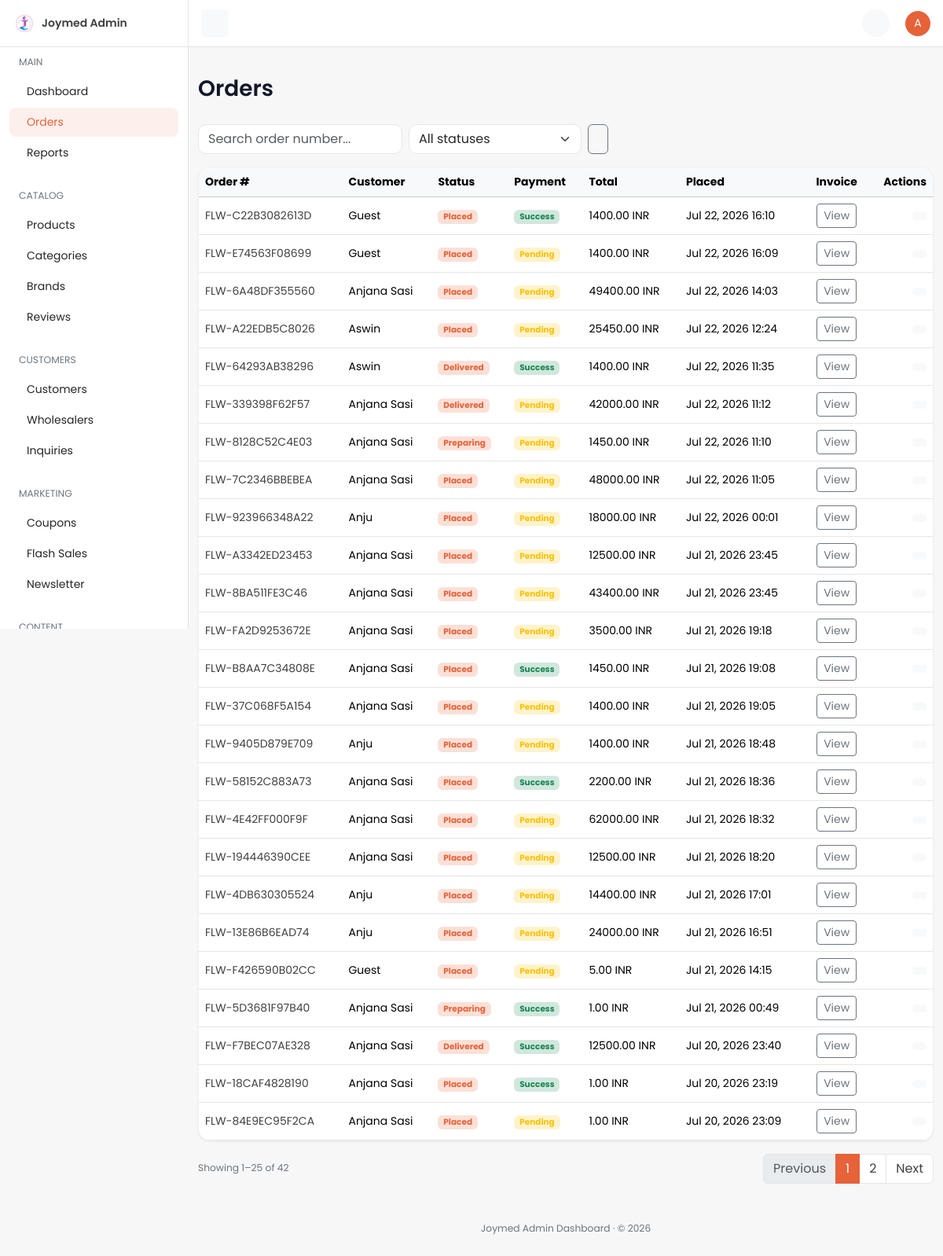
/dashboard/orders/ (signed in), run on an earlier commit of the app's database.
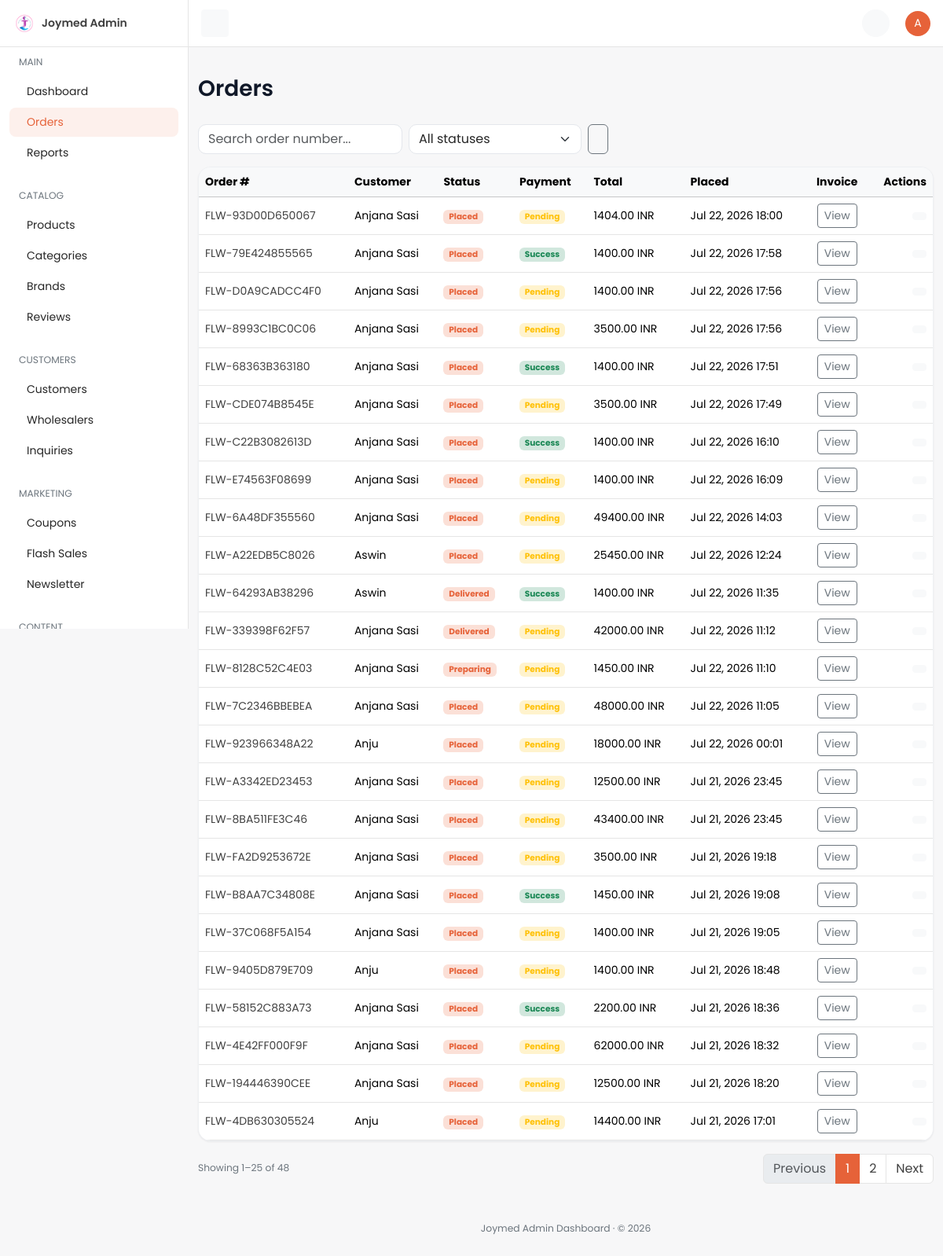
And on a later commit of the database.
### orders/models.py (models this page shows, shortened)
class Order(TimeStampedModel):
    customer_profile = models.ForeignKey(
        "accounts.CustomerProfile",
        on_delete=models.CASCADE,
        related_name="orders",
        null=True,
        blank=True,
        verbose_name="Customer profile",
        help_text="Owner of this order; null for guest checkout.",
    )
    cart = models.ForeignKey(
        "cart.Cart",
        on_delete=models.SET_NULL,
        null=True,
        blank=True,
        related_name="orders",
        verbose_name="Source cart",
    )
    order_number = models.CharField(
        max_length=32,
        unique=True,
        db_index=True,
        verbose_name="Order number",
        help_text="Human-readable unique order reference.",
    )
    idempotency_key = models.CharField(
        max_length=64,
        unique=True,
        null=True,
        blank=True,
        db_index=True,
        verbose_name="Idempotency key",
        help_text="Client-supplied key preventing duplicate order creation.",
    )
    order_status = models.CharField(
        max_length=20,
        choices=OrderStatus.choices,
        default=OrderStatus.RECEIVED,
        db_index=True,
        verbose_name="Order status",
    )
    delivery_date = models.DateField(
        null=True,
        blank=True,
        verbose_name="Delivery date",
        db_index=True,
    )
    subtotal = models.DecimalField(max_digits=12, decimal_places=2, default=0)
    coupon_discount = models.DecimalField(max_digits=12, decimal_places=2, default=0)
    delivery_charge = models.DecimalField(max_digits=12, decimal_places=2, default=0)
    total_amount = models.DecimalField(
        max_digits=12,
        decimal_places=2,
        verbose_name="Total amount",
        help_text="Order total in the customer's checkout currency.",
    )
    currency = models.ForeignKey(
        "core.Currency",
        on_delete=models.PROTECT,
        null=True,
        blank=True,
        related_name="orders",
        verbose_name="Currency",
    )
    delivery_address_snapshot = models.JSONField(
        default=dict,
        verbose_name="Delivery address snapshot",
    )
    invoice_details = models.JSONField(default=dict, verbose_name="Invoice details")
    class Meta:
        verbose_name = "Order"
        verbose_name_plural = "Orders"
        indexes = [
            models.Index(
                fields=["customer_profile", "-created_at"],
                name="ord_customer_created_idx",
            ),
            models.Index(fields=["order_status"], name="orders_order_status_idx"),
            models.Index(fields=["idempotency_key"], name="orders_idempotency_key_idx"),
        ]
        ordering = ["-created_at"]
    @property
    def payment_status_display(self) -> str:
        tx = self.payment_transactions.filter(status="success").last()
        if not tx:
            tx = self.payment_transactions.last()
        if not tx:
            return "Unknown"
        return tx.get_status_display()

### payments/models.py (models this page shows, shortened)
class PaymentTransaction(TimeStampedModel):
    order = models.ForeignKey(
        "orders.Order",
        on_delete=models.CASCADE,
        related_name="payment_transactions",
        verbose_name="Order",
    )
    gateway_key = models.CharField(max_length=40, db_index=True, verbose_name="Gateway key")
    amount = models.DecimalField(max_digits=12, decimal_places=2, verbose_name="Amount")
    currency = models.ForeignKey(
        "core.Currency",
        on_delete=models.PROTECT,
        related_name="payment_transactions",
        verbose_name="Currency",
    )
    status = models.CharField(
        max_length=20,
        choices=PaymentStatus.choices,
        default=PaymentStatus.PENDING,
        db_index=True,
        verbose_name="Status",
    )
    external_intent_id = models.CharField(
        max_length=120,
        blank=True,
        db_index=True,
        verbose_name="External intent ID",
    )
    external_transaction_id = models.CharField(
        max_length=120,
        blank=True,
        verbose_name="External transaction ID",
    )
    metadata = models.JSONField(default=dict, verbose_name="Metadata")
    class Meta:
        verbose_name = "Payment transaction"
        verbose_name_plural = "Payment transactions"
        indexes = [
            models.Index(fields=["order", "status"], name="pay_tx_order_status_idx"),
            models.Index(fields=["gateway_key", "status"], name="pay_tx_gateway_status_idx"),
        ]

### core/models.py (models this page shows, shortened)
class TimeStampedModel(models.Model):
    created_at = models.DateTimeField(
        auto_now_add=True,
        db_index=True,
        verbose_name="Created at",
        help_text="Timestamp when this record was first created.",
    )
    updated_at = models.DateTimeField(
        auto_now=True,
        db_index=True,
        verbose_name="Updated at",
        help_text="Timestamp when this record was last modified.",
    )
    class Meta:
        abstract = True

class Currency(TimeStampedModel):
    code = models.CharField(
        max_length=3,
        unique=True,
        db_index=True,
        verbose_name="Currency code",
        help_text="ISO 4217 currency code, e.g. QAR or USD.",
    )
    symbol = models.CharField(
        max_length=8,
        verbose_name="Symbol",
        help_text="Display symbol shown alongside prices, e.g. ر.ق or $.",
    )
    exchange_rate_to_base = models.DecimalField(
        max_digits=18,
        decimal_places=8,
        verbose_name="Exchange rate to base",
        help_text="Multiplier to convert this currency into the platform base currency.",
    )
    is_default = models.BooleanField(
        default=False,
        db_index=True,
        verbose_name="Is default",
        help_text="When True, this currency is the storefront default.",
    )
    is_active = models.BooleanField(
        default=True,
        db_index=True,
        verbose_name="Is active",
        help_text="When False, this currency is hidden/inactive on the storefront.",
    )
    class Meta:
        verbose_name = "Currency"
        verbose_name_plural = "Currencies"
        indexes = [
            models.Index(fields=["is_default"], name="core_currency_is_default_idx"),
        ]

### accounts/models.py (models this page shows, shortened)
class CustomerProfile(TimeStampedModel):
    user = models.OneToOneField(
        settings.AUTH_USER_MODEL,
        on_delete=models.CASCADE,
        related_name="customer_profile",
        verbose_name="User",
        help_text="Linked Django auth user.",
    )
    phone = models.CharField(
        max_length=20,
        blank=True,
        db_index=True,
        verbose_name="Phone number",
        help_text="Customer mobile number used for OTP login.",
    )
    phone_verified = models.BooleanField(
        default=False,
        verbose_name="Phone verified",
        help_text="True after a successful OTP verification for this phone.",
    )
    preferred_language = models.CharField(
        max_length=5,
        choices=settings.LANGUAGES,
        default=settings.LANGUAGE_CODE,
        verbose_name="Preferred language",
        help_text="Customer's preferred storefront language.",
    )
    preferred_currency = models.ForeignKey(
        "core.Currency",
        on_delete=models.PROTECT,
        related_name="customer_profiles",
        verbose_name="Preferred currency",
        help_text="Currency used to display prices for this customer.",
    )
    date_of_birth = models.DateField(
        null=True,
        blank=True,
        verbose_name="Date of birth",
        help_text="Optional date of birth for personalization.",
    )
    default_address = models.ForeignKey(
        "accounts.Address",
        on_delete=models.SET_NULL,
        null=True,
        blank=True,
        related_name="+",
        verbose_name="Default address",
        help_text="Customer's primary delivery address.",
    )
    notify_via_email = models.BooleanField(
        default=True,
        verbose_name="Email notifications",
        help_text="Receive order updates via email.",
    )
    notify_via_sms = models.BooleanField(
        default=True,
        verbose_name="SMS notifications",
        help_text="Receive order updates via SMS.",
    )
    notify_via_whatsapp = models.BooleanField(
        default=False,
        verbose_name="WhatsApp notifications",
        help_text="Receive order updates via WhatsApp.",
    )
    class Meta:
        verbose_name = "Customer profile"
        verbose_name_plural = "Customer profiles"
        indexes = [
            models.Index(fields=["phone"], name="accounts_profile_phone_idx"),
        ]
    def __str__(self) -> str:
        return self.user.get_full_name() or self.user.email or str(self.pk)

### dashboard/views/orders.py (the view)
# urls.py: path("orders/", orders.order_list, name="order-list"),
@dashboard_required
@require_http_methods(["GET"])
def order_list(request: HttpRequest) -> HttpResponse:
    qs = Order.objects.select_related("customer_profile__user", "currency").order_by("-created_at")
    status = request.GET.get("status", "").strip()
    if status:
        qs = qs.filter(order_status=status)
    query = request.GET.get("q", "").strip()
    if query:
        qs = qs.filter(order_number__icontains=query)
    paginator = Paginator(qs, 25)
    page_obj = paginator.get_page(request.GET.get("page"))
    params = request.GET.copy()
    params.pop("page", None)
    context = {
        "nav_section": "orders",
        "page_title": "Orders",
        "page_obj": page_obj,
        "objects": page_obj.object_list,
        "statuses": OrderStatus.choices,
        "current_status": status,
        "search_query": query,
        "querystring": params.urlencode(),
    }
    return render(request, "dashboard/orders/list.html", context)

### cart/selectors.py (called while the page is built)
def get_cart_for_request(*, request: HttpRequest) -> Optional[Cart]:
    if hasattr(request, _CART_CACHE_ATTR):
        return getattr(request, _CART_CACHE_ATTR)
    if not request.session.session_key:
        request.session.create()
    session_key = request.session.session_key
    cart = None
    if request.user.is_authenticated and hasattr(request.user, "customer_profile"):
        cart = (
            Cart.objects.filter(customer_profile=request.user.customer_profile)
            .select_related("currency", "destination_city")
            .first()
        )
    if cart is None:
        cart = (
            Cart.objects.filter(session_key=session_key)
            .select_related("currency", "destination_city")
            .first()
        )
    setattr(request, _CART_CACHE_ATTR, cart)
    return cart

def get_cart_item_count(*, cart: Cart | None) -> int:
    if cart is None:
        return 0
    total = CartItem.objects.filter(cart=cart).aggregate(total=Sum("quantity"))["total"]
    return int(total or 0)

def get_cart_count(*, request: HttpRequest) -> int:
    cart = get_cart_for_request(request=request)
    return get_cart_item_count(cart=cart)

### dashboard/templates/dashboard/orders/list.html (shortened to what this page needs)
{% extends "dashboard/base.html" %}
{% block page_title %}Orders{% endblock %}
{% block content %}
<div class="row">
  <div class="col-12">
    <form method="get" class="d-flex gap-2 mb-3 flex-wrap">
      <input type="text" name="q" value="{{ search_query }}" class="form-control" style="max-width: 260px;" placeholder="Search order number..." />
      <select name="status" class="form-select" style="max-width: 220px;" onchange="this.form.submit()">
        <option value="">All statuses</option>
      </select>
      <button type="submit" class="btn btn-outline-secondary"></button>
    </form>
    <div class="card table-responsive">
      <table class="table mb-0 text-nowrap table-hover align-middle">
        <thead class="table-light">
          <tr><th>Order #</th><th>Customer</th><th>Status</th><th>Payment</th><th>Total</th><th>Placed</th><th class="text-center">Invoice</th><th class="text-end">Actions</th></tr>
        </thead>
        <tbody>
          {% for order in objects %}
          <tr>
            <td><a href="{% url 'dashboard:order-detail' order.pk %}">{{ order.order_number }}</a></td>
            <td>
              {% if order.cart and not order.cart.customer_profile %}
                Guest
              {% else %}
                {{ order.customer_profile|default:"Guest" }}
              {% endif %}
            </td>
            <td><span class="badge bg-primary-subtle text-primary">{{ order.get_order_status_display }}</span></td>
            <td>
              {% if order.payment_status_display == 'Success' or order.payment_status_display == 'Paid' %}
              <span class="badge bg-success-subtle text-success">{{ order.payment_status_display }}</span>
              {% elif order.payment_status_display == 'Failed' %}
              <span class="badge bg-danger-subtle text-danger">{{ order.payment_status_display }}</span>
              {% else %}
              <span class="badge bg-warning-subtle text-warning">{{ order.payment_status_display }}</span>
              {% endif %}
            </td>
            <td>{{ order.total_amount|floatformat:2 }} {% if order.currency %}{{ order.currency.code }}{% endif %}</td>
            <td>{{ order.created_at|date:"M d, Y H:i" }}</td>
            <td class="text-center">
              <a href="{% url 'dashboard:order-invoice' order.pk %}" class="btn btn-sm btn-outline-secondary" title="View Invoice" target="_blank"> View</a>
            </td>
            <td class="text-end">
              <a href="{% url 'dashboard:order-detail' order.pk %}" class="btn btn-sm btn-light" title="View Order"></a>
            </td>
          </tr>
          {% empty %}
          <tr><td colspan="8" class="text-center text-secondary py-5">No orders found.</td></tr>
          {% endfor %}
        </tbody>
      </table>
    </div>
    {% include "dashboard/partials/_pagination.html" %}
  </div>
</div>
{% endblock %}

What changed in the data, as far as the page shows it:
no longer on this page (row unchanged): Order: order_number "FLW-13E86B6EAD74", customer_profile "Anju", order_status "Placed", payment_status_display "Pending", total_amount "24000.00", currency.code "INR", created_at "Jul 21, 2026 16:51"
no longer on this page (row unchanged): Order: order_number "FLW-F426590B02CC", shows "Guest", order_status "Placed", payment_status_display "Pending", total_amount "5.00", currency.code "INR", created_at "Jul 21, 2026 14:15"
no longer on this page (row unchanged): Order: order_number "FLW-5D3681F97B40", customer_profile "Anjana Sasi", order_status "Preparing", payment_status_display "Success", total_amount "1.00", currency.code "INR", created_at "Jul 21, 2026 00:49"
no longer on this page (row unchanged): Order: order_number "FLW-F7BEC07AE328", customer_profile "Anjana Sasi", order_status "Delivered", payment_status_display "Success", total_amount "12500.00", currency.code "INR", created_at "Jul 20, 2026 23:40"
no longer on this page (row unchanged): Order: order_number "FLW-18CAF4828190", customer_profile "Anjana Sasi", order_status "Placed", payment_status_display "Success", total_amount "1.00", currency.code "INR", created_at "Jul 20, 2026 23:19"
no longer on this page (row unchanged): Order: order_number "FLW-84E9EC95F2CA", customer_profile "Anjana Sasi", order_status "Placed", payment_status_display "Pending", total_amount "1.00", currency.code "INR", created_at "Jul 20, 2026 23:09"
added Order: order_number "FLW-93D00D650067", customer_profile "Anjana Sasi", order_status "Placed", payment_status_display "Pending", total_amount "1404.00", currency.code "INR", created_at "Jul 22, 2026 18:00"
added Order: order_number "FLW-79E424855565", customer_profile "Anjana Sasi", order_status "Placed", payment_status_display "Success", total_amount "1400.00", currency.code "INR", created_at "Jul 22, 2026 17:58"
added Order: order_number "FLW-D0A9CADCC4F0", customer_profile "Anjana Sasi", order_status "Placed", payment_status_display "Pending", total_amount "1400.00", currency.code "INR", created_at "Jul 22, 2026 17:56"
added Order: order_number "FLW-8993C1BC0C06", customer_profile "Anjana Sasi", order_status "Placed", payment_status_display "Pending", total_amount "3500.00", currency.code "INR", created_at "Jul 22, 2026 17:56"
added Order: order_number "FLW-68363B363180", customer_profile "Anjana Sasi", order_status "Placed", payment_status_display "Success", total_amount "1400.00", currency.code "INR", created_at "Jul 22, 2026 17:51"
added Order: order_number "FLW-CDE074B8545E", customer_profile "Anjana Sasi", order_status "Placed", payment_status_display "Pending", total_amount "3500.00", currency.code "INR", created_at "Jul 22, 2026 17:49"
changed Order "FLW-C22B3082613D": customer_profile (not shown) → "Anjana Sasi"; no longer shows "Guest"
changed Order "FLW-E74563F08699": customer_profile (not shown) → "Anjana Sasi"; no longer shows "Guest"
Also different on the page:
{{ page_obj.paginator.count }}: "42" → "48"
